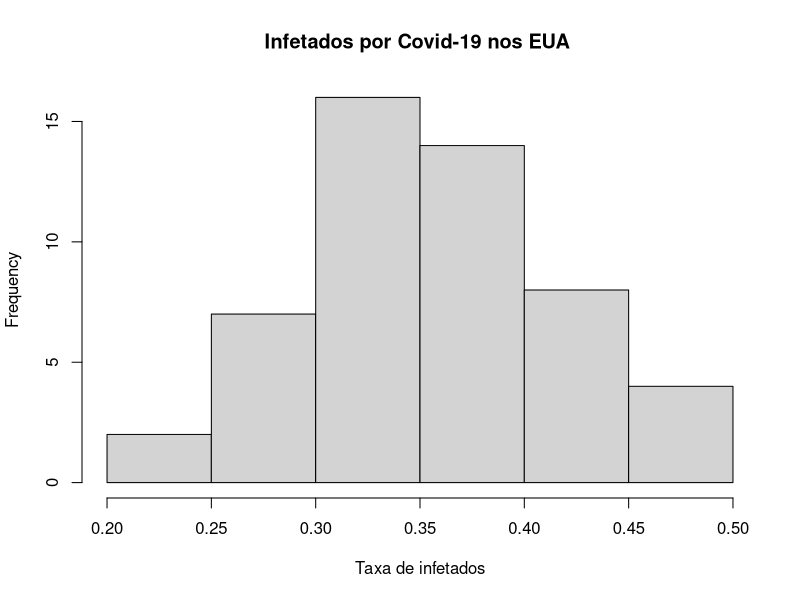
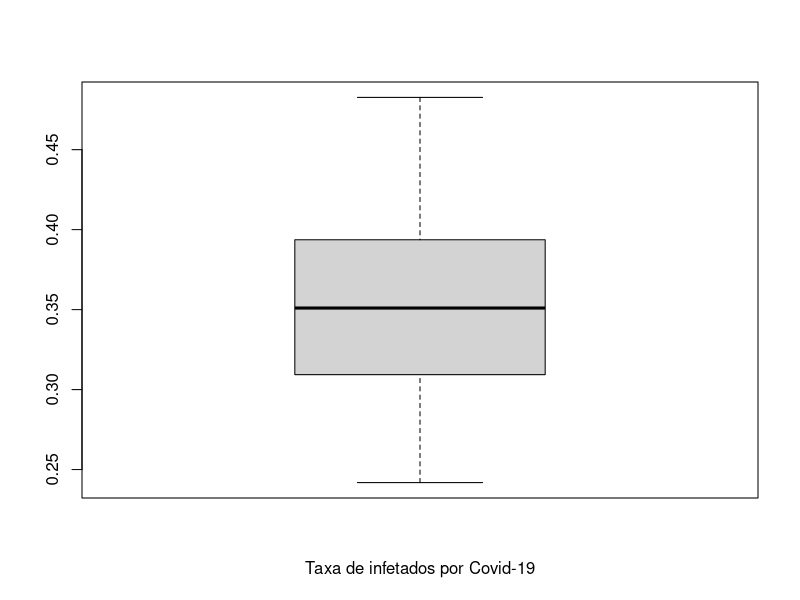
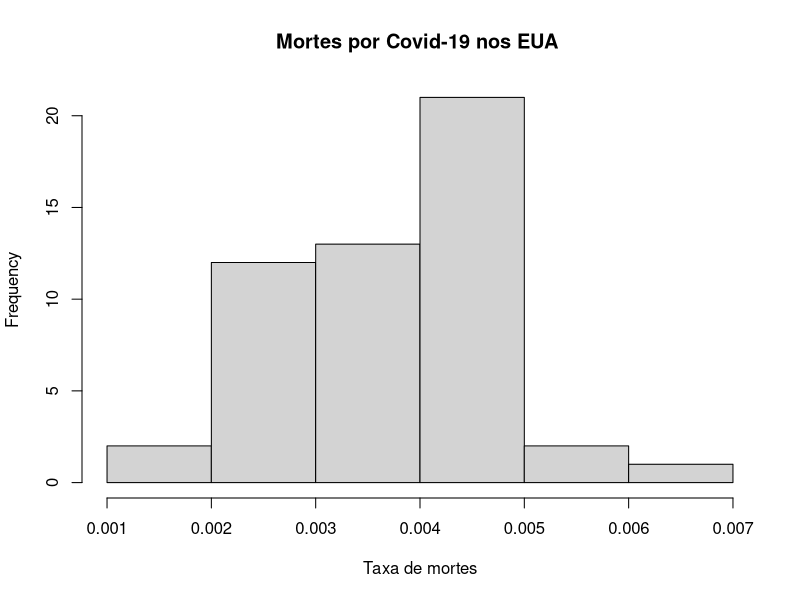
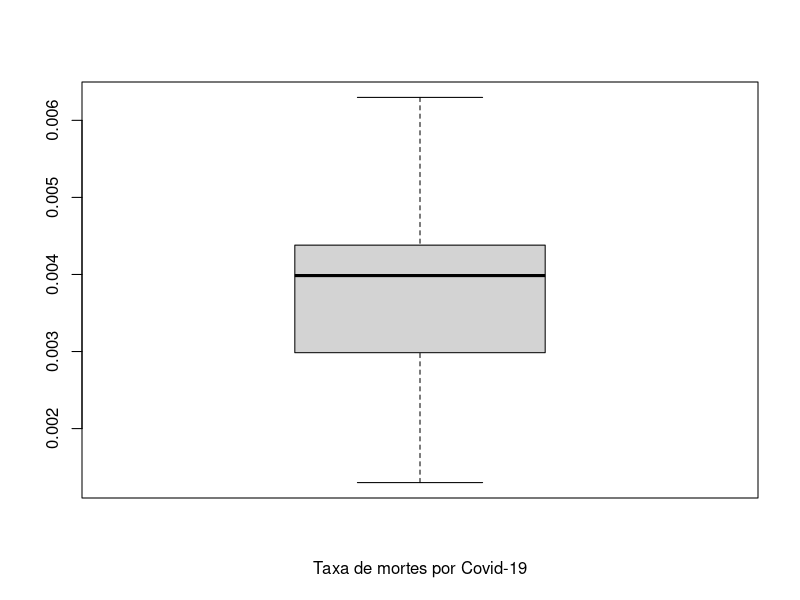
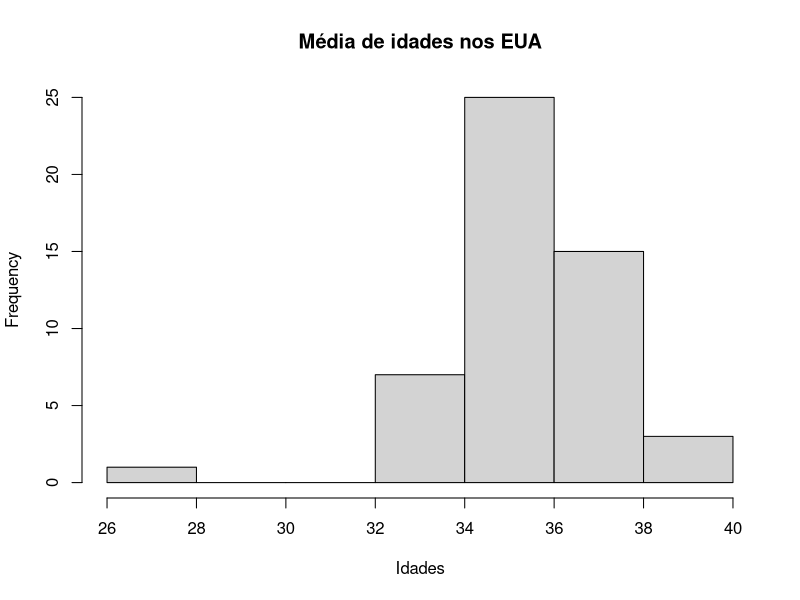
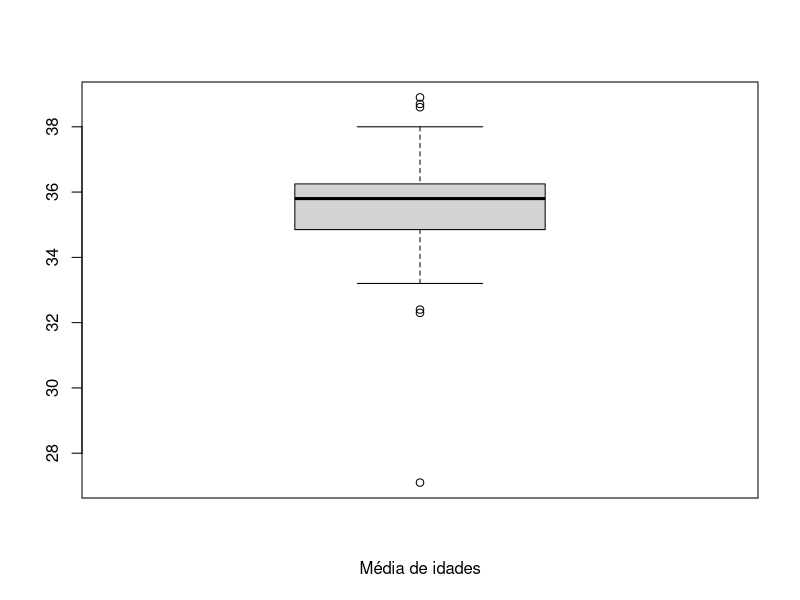
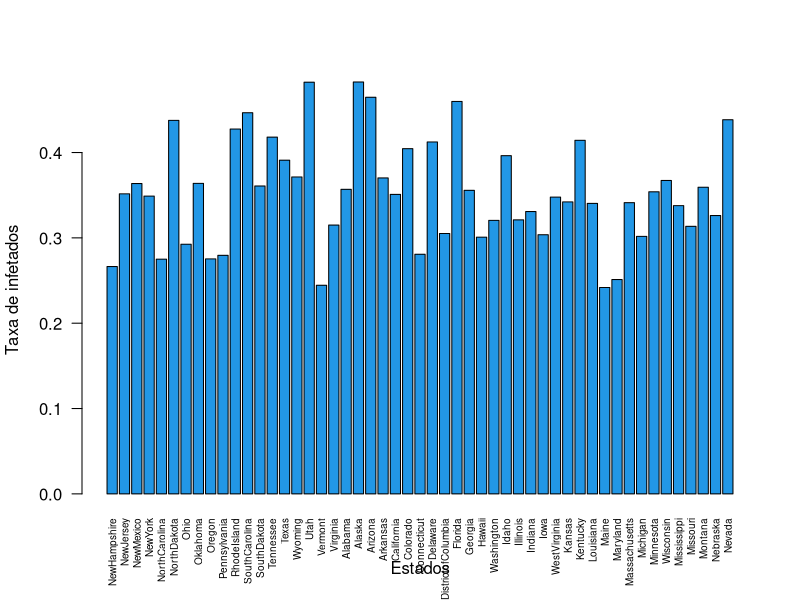
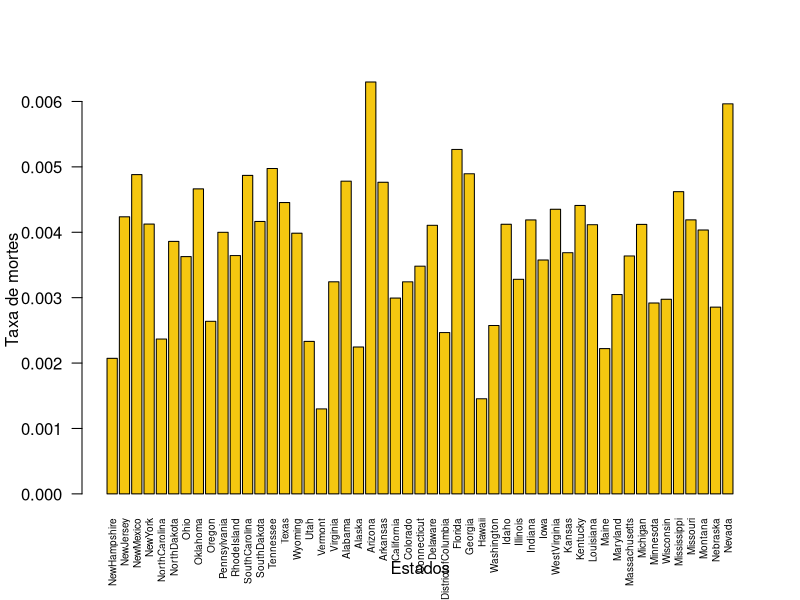

These figures' R source, in order:
## ---- chunk 1
covid=read.csv('covid.csv') #leitura de dados
## ---- chunk 2
estado = covid$Estado
estado
## ---- chunk 3
taxa_infetados = (covid$Infetados)/(covid$Populacao)
taxa_infetados
## ---- chunk 4
taxa_mortes = (covid$Mortes)/(covid$Populacao)
taxa_mortes
## ---- chunk 5
idade = covid$Media_Idades
idade
## ---- chunk 6
mean(taxa_infetados)                 #média                                 
median(taxa_infetados)               #mediana
min(taxa_infetados)                  #mínimo
max(taxa_infetados)                  #máximo
diff(range(taxa_infetados))          #amplitude                         
sd(taxa_infetados)                   #desvio-padrão                         
var(taxa_infetados)                  #variância                         
fivenum(taxa_infetados)              #resumo de 5 números
summary(taxa_infetados)              #resumo de 5 números
IQR(taxa_infetados)                  #distância interquartílica
## ---- chunk 7
hist(taxa_infetados, main="Infetados por Covid-19 nos EUA ",xlab="Taxa de infetados")
## ---- chunk 8
boxplot(taxa_infetados,xlab="Taxa de infetados por Covid-19")
## ---- chunk 9
mean(taxa_mortes)                    #média                                 
median(taxa_mortes)                  #mediana
min(taxa_mortes)                     #mínimo
max(taxa_mortes)                     #máximo
diff(range(taxa_mortes))             #amplitude                      
sd(taxa_mortes)                      #desvio-padrão
var(taxa_mortes)                     #variância                       
fivenum(taxa_mortes)                 #resumo de 5 números
summary(taxa_mortes)                 #resumo de 5 números
IQR(taxa_mortes)                     #distância interquartílica
## ---- chunk 10
hist(taxa_mortes, main="Mortes por Covid-19 nos EUA ",xlab="Taxa de mortes")
## ---- chunk 11
boxplot(taxa_mortes,xlab="Taxa de mortes por Covid-19")
## ---- chunk 12
mean(idade)                            #média               
median(idade)                          #mediana
min(idade)                             #mínimo
max(idade)                             #máximo
diff(range(idade))                     #amplitude               
sd(idade)                              #desvio-padrão                                   
var(idade)                             #variância              
fivenum(idade)                         #resumo de 5 números
summary(idade)                         #resumo de 5 números
IQR(idade)                             #distância interquartílica
## ---- chunk 13
hist(idade, main="Média de idades nos EUA",xlab="Idades")
## ---- chunk 14
boxplot(idade,xlab="Média de idades")
## ---- chunk 15
barplot(taxa_infetados,names.arg=estado,          
        xlab="Estados",ylab="Taxa de infetados", cex.names=0.6, las=2, col=c(4))
## ---- chunk 16
barplot(taxa_mortes,names.arg=estado,          
        xlab="Estados",ylab="Taxa de mortes", cex.names=0.6, las=2, col=c(7))
## ---- chunk 17
barplot(idade,names.arg=estado, xlab="Estados",ylab="Média de idades", cex.names=0.6, las=2, col=c(6))       
## ---- chunk 18
shapiro.test(taxa_infetados)
## ---- chunk 19
shapiro.test(taxa_mortes)
## ---- chunk 20
shapiro.test(idade)
## ---- chunk 21
cor(taxa_infetados,taxa_mortes)            #valor do coeficiente de correlação

cor.test(taxa_infetados,taxa_mortes)       #teste de correlação
## ---- chunk 22
cor.test(taxa_infetados,idade,method="spearman", exact=FALSE)    #teste de correlação
## ---- chunk 23
cor.test(taxa_mortes,idade,method="spearman", exact=FALSE)       #teste de correlação
## ---- chunk 24
plot(taxa_infetados,taxa_mortes,pch=16)     #gráfico de dispersão
## ---- chunk 25
plot(idade,taxa_mortes,pch=16)                       #gráfico de dispersão
## ---- chunk 26
model = lm(taxa_mortes ~ taxa_infetados+idade)        #coeficientes de regressão
summary(model)                     
## ---- chunk 27
par(mfrow=c(2,2))                       
plot(model)                                #gráficos de resíduos 
## ---- chunk 28
predict(model, list(taxa_infetados=0.4, idade=28))        #previsão de valores
## ---- chunk 29
model2 = lm(taxa_mortes ~ taxa_infetados)       #coeficientes de regressão
summary(model2)    
## ---- chunk 30
par(mfrow=c(2,2))                       
plot(model2) 
